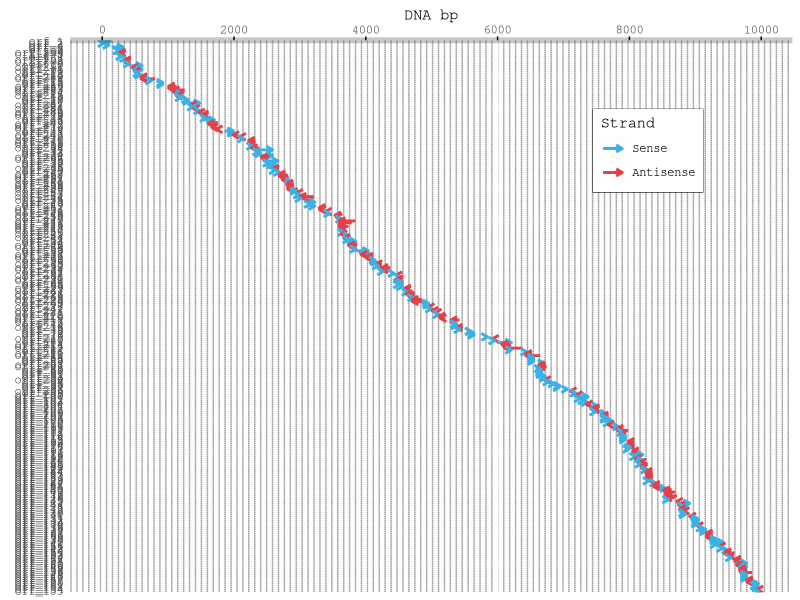
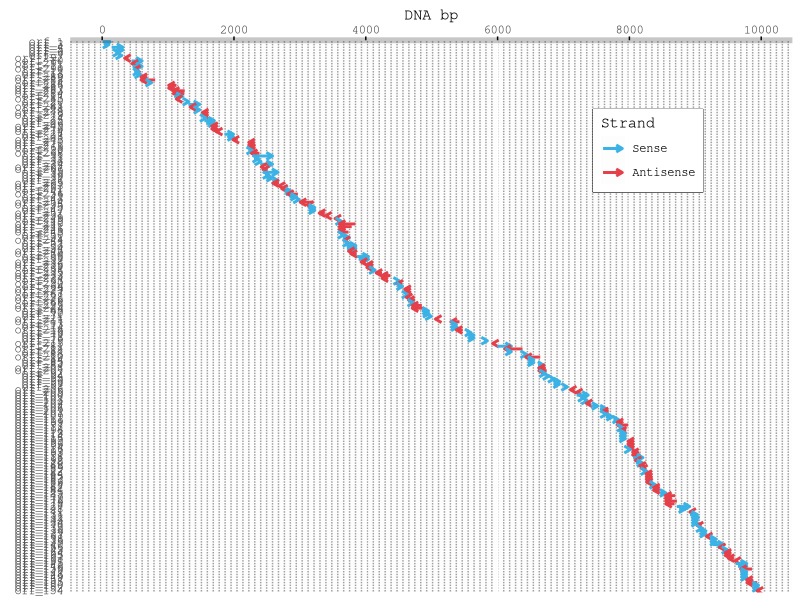

Source code (R) for these figures, in order:
# Plotting putative orf's on sequence

#library(tidyverse)
library(ggplot2)

# Set directory and open dataframe created in rosalind_orf.ipynb
setwd('C:/Users/Joana Queiroz/Documents/Bioinformatics/ROS-ORF')
orf_df <- read.csv('orf_df.csv')

# Abbreviate ORF IDs in plot RosalindXXXX_ORF_X to ORF_X
orf_df$ID.abbrev <- sub(".*(orf.*)", "\\1", orf_df$ID)
# Regex pattern breakdown:
# Match any sequence of characters up until... (.*())
# "orf" and everything that follows (orf.*)

# Re-order ORFs according to location in DNA sequence
orf_df <- orf_df[order(orf_df$First.bp), ]

# Create the plot with arrows
orf_plot_1 <- ggplot(orf_df) +
  geom_segment(
    aes(x = Start.in.DNA, xend = Stop.in.DNA, y = ID.abbrev, yend = ID.abbrev, color = Strand),
    arrow = arrow(length = unit(0.07, "inches")), size = 1) +
  scale_color_manual(
    limits = c('Sense','Antisense'), 
    values = c("Sense" = "#3bb2e5", "Antisense" = "#e53f4a")) +
  scale_fill_discrete(breaks=c('Sense', 'Antisense')) +
  scale_y_discrete(limits = rev(unique(orf_df$ID.abbrev))) +
  scale_x_continuous(position = "top", n.breaks = 8) +
  labs(x = "DNA bp", y = element_blank(), color = 'Strand') +
  theme(text = element_text(family="mono"),
    axis.line.x = element_line(color = "#3e3c3c49", linewidth = 2, linetype = 1),
    panel.grid.major.y = element_line(color = "#0101015f", linetype = 3),
    axis.ticks.x = element_line(color = "black"),
    axis.ticks.y = element_blank(),
    panel.background = element_rect(fill = "#fdfdfd"),
    legend.position = c(0.8,0.8),
    legend.box.background = element_rect(color='black'))
ggsave("orf_plot_1.pdf", plot = orf_plot_1)

library('dplyr')

orf_df_filter1 <- orf_df %>%
  filter(Length > 24)

  orf_plot_2 <- ggplot(orf_df_filter1) +
  geom_segment(
    aes(x = Start.in.DNA, xend = Stop.in.DNA, y = ID.abbrev, yend = ID.abbrev, color = Strand),
    arrow = arrow(length = unit(0.07, "inches")), size = 1) +
  scale_color_manual(
    limits = c('Sense','Antisense'), 
    values = c("Sense" = "#3bb2e5", "Antisense" = "#e53f4a")) +
  scale_fill_discrete(breaks=c('Sense', 'Antisense')) +
  scale_y_discrete(limits = rev(unique(orf_df_filter1$ID.abbrev))) +
  scale_x_continuous(position = "top", n.breaks = 8) +
  labs(x = "DNA bp", y = element_blank(), color = 'Strand') +
  theme(text = element_text(family="mono"),
    axis.line.x = element_line(color = "#3e3c3c49", linewidth = 2, linetype = 1),
    panel.grid.major.y = element_line(color = "#0101015f", linetype = 3),
    axis.ticks.x = element_line(color = "black"),
    axis.ticks.y = element_blank(),
    panel.background = element_rect(fill = "#fdfdfd"),
    legend.position = c(0.8,0.8),
    legend.box.background = element_rect(color='black'))
ggsave("orf_plot_2.pdf", plot = orf_plot_2)